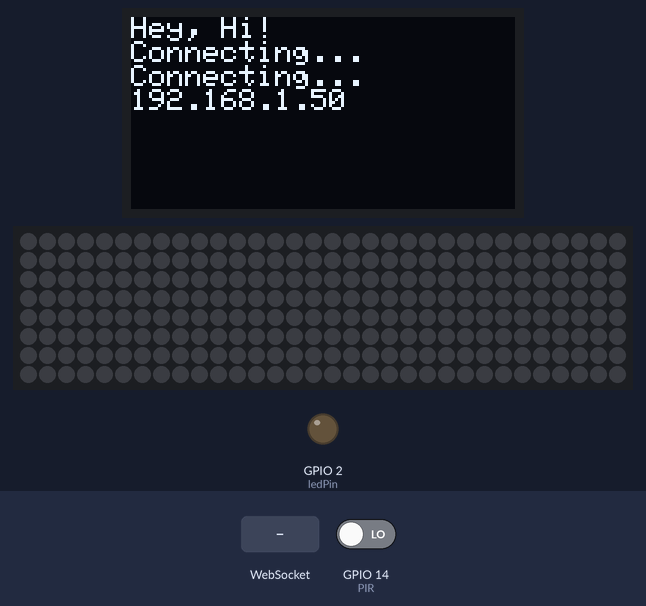
Bench run of a sketch on a simulated ESP8266 (NodeMCU). Shown: 128×64 one-colour display, 32×8 RGB LED matrix (first LED top left, wired row by row), output pins drawn as LEDs (lit = HIGH). The inputs (shaded band) are chosen by the test bench; at power-on: GPIO 14 (PIR) LOW. WiFi joins after 1.5 s; servers stay silent unless stated; the display library's start-up logo is not drawn; what the sketch prints to the serial monitor is not drawn.

Above: at 4.3 s.
4.4 s: WebSocket text "1" received
Timing chart, 0 to 7.4 s (numbered marks = the images above; inputs shaded):
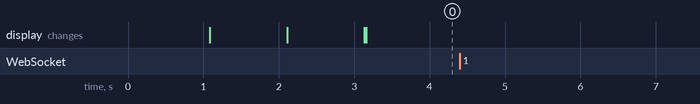

Measured:
- after the input at 4.4 s, every drawn part: stays the same

The sketch:

ws-ex3.ino
```cpp
// (licence header left out)
// Import required libraries
#include <ESP8266WiFi.h>
#include <ESPAsyncTCP.h>
#include <ESPAsyncWebServer.h>
#include <SPI.h>
#include <Wire.h>
#include <Adafruit_GFX.h>
#include <Adafruit_SSD1306.h>

#include <Adafruit_SPITFT_Macros.h>
#include <Adafruit_SPITFT.h>
#include <Adafruit_GFX.h>
#include <Adafruit_NeoMatrix.h>
#include <Adafruit_NeoPixel.h>


#define PIN 12 //GPIO12 - D6
#define PIR 14 //GPIO14 - D5

#define timeSeconds 2

#define SCREEN_WIDTH 128 // OLED display width, in pixels
#define SCREEN_HEIGHT 64 // OLED display height, in pixels

#define OLED_RESET     -1 // Reset pin # (or -1 if sharing Arduino reset pin)
#define SCREEN_ADDRESS 0x3C ///< See datasheet for Address; 0x3D for 128x64, 0x3C for 128x32
Adafruit_SSD1306 display(SCREEN_WIDTH, SCREEN_HEIGHT, &Wire, OLED_RESET);

Adafruit_NeoMatrix matrix = Adafruit_NeoMatrix(32, 8, PIN, NEO_MATRIX_TOP + NEO_MATRIX_LEFT + NEO_MATRIX_COLUMNS + NEO_MATRIX_ZIGZAG, NEO_GRB + NEO_KHZ800);

const uint16_t colors[] = {
matrix.Color(0,200,0), matrix.Color(230,115,0),matrix.Color(0,0,179) ,matrix.Color(120,120,179) };


// Replace with your network credentials
const char* ssid = "<>";
const char* password = "<>";

bool ledState = 0;
int pirState;
const int ledPin = LED_BUILTIN;

// Create AsyncWebServer object on port 80
AsyncWebServer server(80);
AsyncWebSocket ws("/ws");


unsigned long lastTrigger = 0;


int x = matrix.width();
int pass = 0;
char scrollText[160] = "welcome to the matrix";
int scrollLen = strlen(scrollText) *- 6;

const char index_html[] PROGMEM = R"rawliteral(

<!DOCTYPE HTML><html>
<head>
  <title>ESP Web Server</title>
  <meta name="viewport" content="width=device-width, initial-scale=1">
  <link rel="icon" href="data:,">
  <style>
  html {
    font-family: Arial, Helvetica, sans-serif;
    text-align: center;
  }
  h1 {
    font-size: 1.8rem;
    color: white;
  }
  h2{
    font-size: 1.5rem;
    font-weight: bold;
    color: #143642;
  }
  .topnav {
    overflow: hidden;
    background-color: #143642;
  }
  body {
    margin: 0;
  }
  .content {
    padding: 30px;
    max-width: 600px;
    margin: 0 auto;
  }
  .card {
    background-color: #F8F7F9;;
    box-shadow: 2px 2px 12px 1px rgba(140,140,140,.5);
    padding-top:10px;
    padding-bottom:20px;
  }
  .button {
    padding: 15px 50px;
    font-size: 24px;
    text-align: center;
    outline: none;
    color: #fff;
    background-color: #0f8b8d;
    border: none;
    border-radius: 5px;
    -webkit-touch-callout: none;
    -webkit-user-select: none;
    -khtml-user-select: none;
    -moz-user-select: none;
    -ms-user-select: none;
    user-select: none;
    -webkit-tap-highlight-color: rgba(0,0,0,0);
   }
   /*.button:hover {background-color: #0f8b8d}*/
   .button:active {
     background-color: #0f8b8d;
     box-shadow: 2 2px #CDCDCD;
     transform: translateY(2px);
   }
   .state {
     font-size: 1.5rem;
     color:#8c8c8c;
     font-weight: bold;
   }
  </style>
<title>ESP Web Server</title>
<meta name="viewport" content="width=device-width, initial-scale=1">
<link rel="icon" href="data:,">
</head>
<body>
  <div class="topnav">
    <h1>ESP WebSocket Server</h1>
  </div>
  <div class="content">
    <div class="card">
      <h2>Output - GPIO 2</h2>
      <p class="state">state: <span id="state">OFF</span></p>
      <p><button id="button" class="button">Toggle</button></p>
    </div>
	<div class="card">
      <h2>Banner</h2>
      <p class="state"><input id="bannerText" type="text"></p>
      <p><button id="banner" class="button">Set</button></p>
    </div>
  </div>
<script>
  var gateway = `ws://${window.location.hostname}/ws`;
  var websocket;
  window.addEventListener('load', onLoad);
  function initWebSocket() {
    console.log('Trying to open a WebSocket connection...');
    websocket = new WebSocket(gateway);
    websocket.onopen    = onOpen;
    websocket.onclose   = onClose;
    websocket.onmessage = onMessage; // <-- add this line
  }
  function onOpen(event) {
    console.log('Connection opened');
  }
  function onClose(event) {
    console.log('Connection closed');
    setTimeout(initWebSocket, 2000);
  }
  function onMessage(event) {
    var state;
    if (event.data == "1"){
      state = "ON";
    }
    else{
      state = "OFF";
    }
    document.getElementById('state').innerHTML = state;
  }
  function onLoad(event) {
    initWebSocket();
    initButton();
  }
  function initButton() {
    document.getElementById('button').addEventListener('click', toggle);
    document.getElementById('banner').addEventListener('click', setBanner);
  }
  function toggle(){
    websocket.send('toggle');
  }
  function setBanner(){
    msg = document.getElementById('bannerText').value;
    websocket.send(msg);
  }
</script>
</body>
</html>
)rawliteral";

void notifyClients() {
  ws.textAll(String(ledState));
}

void handleWebSocketMessage(void *arg, uint8_t *data, size_t len) {
  AwsFrameInfo *info = (AwsFrameInfo*)arg;
  if (info->final && info->index == 0 && info->len == len && info->opcode == WS_TEXT) {
    data[len] = 0;
    boolean toggle = false;

    if (strcmp((char*)data, "toggle") == 0) {
        toggle = true;
    }
    if (len<160 && !toggle){
	memset(scrollText, '\0', sizeof(scrollText));
    	strcpy(scrollText,(char*)data);
	scrollLen = strlen(scrollText) *- 6;
    }
    if (toggle) {
      ledState = !ledState;
	if (ledState == HIGH){
		lastTrigger = millis();
	}
      notifyClients();
    }
  }
}

void onEvent(AsyncWebSocket *server, AsyncWebSocketClient *client, AwsEventType type,
             void *arg, uint8_t *data, size_t len) {
    switch (type) {
      case WS_EVT_CONNECT:
        Serial.printf("WebSocket client #%u connected from %s\n", client->id(), client->remoteIP().toString().c_str());
        break;
      case WS_EVT_DISCONNECT:
        Serial.printf("WebSocket client #%u disconnected\n", client->id());
        break;
      case WS_EVT_DATA:
        handleWebSocketMessage(arg, data, len);
        break;
      case WS_EVT_PONG:
      case WS_EVT_ERROR:
        break;
  }
}

void initWebSocket() {
  ws.onEvent(onEvent);
  server.addHandler(&ws);
}

String processor(const String& var){
  Serial.println(var);
  if(var == "STATE"){
    if (ledState){
      return "ON";
    }
    else{
      return "OFF";
    }
  }
  return String();
}


void setup(){
  // Serial port for debugging purposes
  Serial.begin(9600);
  int cnt = 0;

  pinMode(ledPin, OUTPUT);
  digitalWrite(ledPin, LOW);
    pinMode(PIR, INPUT);

  if(!display.begin(SSD1306_SWITCHCAPVCC, SCREEN_ADDRESS)) {
    Serial.println(F("SSD1306 allocation failed"));
    for(;;); // Don't proceed, loop forever
  }

matrix.begin();
matrix.setTextWrap(false);
matrix.setBrightness(4);
matrix.setTextColor(colors[0]);


  // Show initial display buffer contents on the screen --
  // the library initializes this with an Adafruit splash screen.
  display.display();
  delay(1000);

  // Clear the buffer
  display.clearDisplay();

  display.setTextSize(1);             // Normal 1:1 pixel scale
  display.setTextColor(SSD1306_WHITE);        // Draw white text
  display.setCursor(0,0);
  display.println(F("Hey, Hi!"));
  display.display();
  cnt++;

  // Connect to Wi-Fi
  WiFi.begin(ssid, password);
  while (WiFi.status() != WL_CONNECTED) {
    delay(1000);
    Serial.println("Connecting to WiFi..");
    display.println(F("Connecting..."));
    display.display();
    cnt++;
    if(cnt>8){
	cnt=0;
	display.clearDisplay();
    }
  }

  // Print ESP Local IP Address
  Serial.println(WiFi.localIP());
  display.println(WiFi.localIP());
  display.display();

  initWebSocket();

  // Route for root / web page
  server.on("/", HTTP_GET, [](AsyncWebServerRequest *request){
    request->send_P(200, "text/html", index_html, processor);
  });

  // Start server
  server.begin();
}

void loop() {
  ws.cleanupClients();
  digitalWrite(ledPin, ledState);
  if (ledState == HIGH){
  display.clearDisplay();
  display.display();
  }


  unsigned long now = millis();
  if (digitalRead(PIR)==1){
	lastTrigger = now;
  }
  if (now - lastTrigger < (timeSeconds*1000) && pass == 0){
		if (ledState == HIGH){
    			pass = 3;
  		}
  }

  doPass ();
}

void doPass(){
	if (pass == 0){
		return;
	}

	if (--x < scrollLen){
		x = matrix.width();
		pass--;
		if (ledState != HIGH){
			pass = 0;
		}
		if (pass == 0){
			matrix.setTextColor(colors[0]);
			return;
		}
		matrix.setTextColor(colors[pass]);
	}
	matrix.fillScreen(0);
	matrix.setCursor(x,0);
	matrix.print(scrollText);
	matrix.show();
}
```
